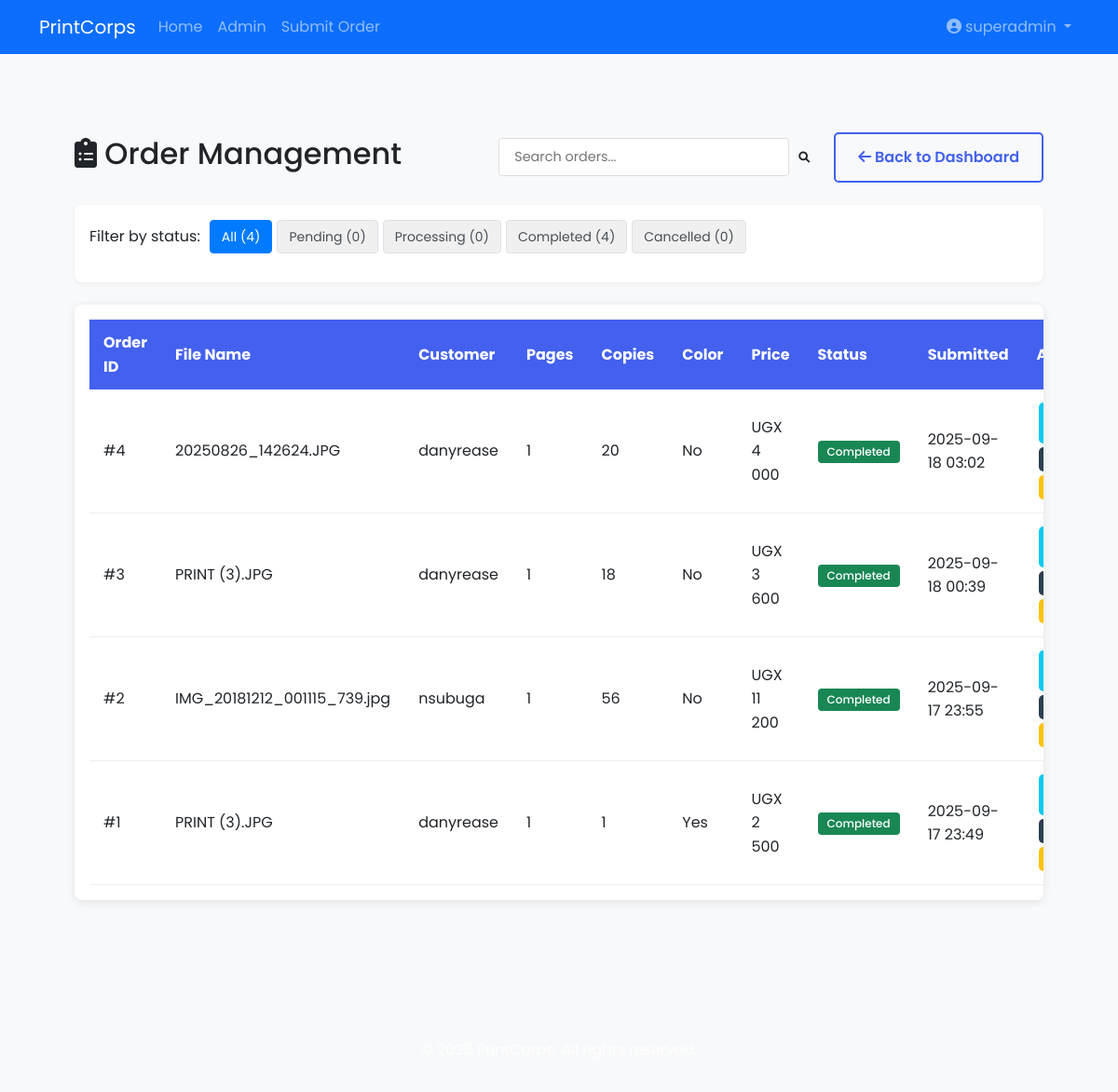
Page /admin/orders (signed in) on the committed database.
### app.py (models this page shows, shortened)
class User(UserMixin, db.Model):
    id = db.Column(db.Integer, primary_key=True)
    username = db.Column(db.String(100), unique=True, nullable=False)
    email = db.Column(db.String(120), unique=True, nullable=True)
    full_name = db.Column(db.String(150), nullable=True)
    phone_number = db.Column(db.String(20), nullable=True)
    password_hash = db.Column(db.String(200), nullable=False)
    is_admin = db.Column(db.Boolean, default=False)
    is_superadmin = db.Column(db.Boolean, default=False)
    created_at = db.Column(db.DateTime, default=datetime.utcnow)
    password_changed_at = db.Column(db.DateTime, nullable=True)
    is_one_time_password = db.Column(db.Boolean, default=False)
    reset_token = db.Column(db.String(100), nullable=True)
    reset_token_expires = db.Column(db.DateTime, nullable=True)
    location_set = db.Column(db.Boolean, default=False)  # Track if location is set
    orders = db.relationship('Order', backref='customer', foreign_keys='Order.user_id', lazy=True)
    assigned_orders = db.relationship('Order', backref='assigned_admin', foreign_keys='Order.assigned_admin_id', lazy=True)

class Order(db.Model):
    id = db.Column(db.Integer, primary_key=True)
    user_id = db.Column(db.Integer, db.ForeignKey('user.id'))
    assigned_admin_id = db.Column(db.Integer, db.ForeignKey('user.id'), nullable=True)
    processed_by_id = db.Column(db.Integer, db.ForeignKey('user.id'), nullable=True)
    status = db.Column(db.String(20), default='Pending')
    processing_started_at = db.Column(db.DateTime, nullable=True)
    processing_completed_at = db.Column(db.DateTime, nullable=True)
    file_name = db.Column(db.String(200))
    original_filename = db.Column(db.String(200))
    pages = db.Column(db.Integer)
    color = db.Column(db.Boolean, default=False)
    created_at = db.Column(db.DateTime, default=datetime.utcnow)
    updated_at = db.Column(db.DateTime, onupdate=datetime.utcnow)
    cancelled_at = db.Column(db.DateTime, nullable=True)
    cancellation_reason = db.Column(db.Text, nullable=True)
    is_rush = db.Column(db.Boolean, default=False)
    priority_level = db.Column(db.String(20), default='Normal')
    price = db.Column(db.Float)
    user_notes = db.Column(db.Text, nullable=True)
    admin_notes = db.Column(db.Text, nullable=True)
    paper_type = db.Column(db.String(50))
    paper_size = db.Column(db.String(20))
    copies = db.Column(db.Integer, default=1)
    is_template = db.Column(db.Boolean, default=False)
    template_name = db.Column(db.String(100), nullable=True)
    payment_method = db.Column(db.String(20), nullable=False, default='Mobile Money')
    payment_status = db.Column(db.String(20), default='Pending')
    transaction_id = db.Column(db.String(100))
    mobile_money_provider = db.Column(db.String(20))
    mobile_money_number = db.Column(db.String(15))
    auto_page_count = db.Column(db.Boolean, default=False)
    delivery_address = db.Column(db.Text, nullable=True)
    delivery_contact = db.Column(db.String(50), nullable=True)
    delivery_latitude = db.Column(db.Float, nullable=True)
    delivery_longitude = db.Column(db.Float, nullable=True)
    assigned_admin_rel = db.relationship('User', foreign_keys='Order.assigned_admin_id', backref='orders_assigned')
    processed_by_rel = db.relationship('User', foreign_keys='Order.processed_by_id', backref='orders_processed')

### app.py (the view, shortened to what this page needs)
    @app.route('/admin/orders')
    @login_required
    def admin_orders():
        if not (current_user.is_admin or current_user.is_superadmin):
            abort(403)
        page = request.args.get('page', 1, type=int)
        per_page = 10
        status_filter = request.args.get('status')
        search_query = request.args.get('search', '')
        sort = request.args.get('sort', 'created_at')
        direction = request.args.get('direction', 'desc')
        if current_user.is_superadmin:
            query = Order.query
        else:
            query = Order.query.filter(
                (Order.assigned_admin_id == current_user.id) |
                ((Order.status == 'Pending') & (Order.assigned_admin_id.is_(None)))
            )
        if status_filter:
            query = query.filter_by(status=status_filter)
        if search_query:
            query = query.filter(
                Order.original_filename.ilike(f'%{search_query}%') |
                Order.customer.has(User.username.ilike(f'%{search_query}%'))
            )
        if sort == 'priority':
            if direction == 'asc':
                query = query.order_by(Order.is_rush.asc(), Order.priority_level.asc())
            else:
                query = query.order_by(Order.is_rush.desc(), Order.priority_level.desc())
        else:
            if direction == 'asc':
                query = query.order_by(Order.created_at.asc())
            else:
                query = query.order_by(Order.created_at.desc())
        orders = query.paginate(page=page, per_page=per_page)
        available_orders_in_vicinity = []
        if current_user.is_superadmin:
            counts = {
                'all': Order.query.count(),
                'pending': Order.query.filter_by(status='Pending').count(),
                'processing': Order.query.filter_by(status='Processing').count(),
                'completed': Order.query.filter_by(status='Completed').count(),
                'cancelled': Order.query.filter_by(status='Cancelled').count()
            }
        admins = User.query.filter_by(is_admin=True).all() if current_user.is_superadmin else []
        return render_template('admin_orders.html',
                            orders=orders,
                            counts=counts,
                            status_filter=status_filter,
                            search_query=search_query,
                            sort_column=sort,
                            sort_direction=direction,
                            admins=admins,
                            available_orders_in_vicinity=available_orders_in_vicinity)

### app.py (called while the page is built)
def format_currency(amount):
    if amount is None:
        return "UGX 0"
    try:
        return f"UGX {float(amount):,.0f}".replace(",", " ")
    except (ValueError, TypeError):
        return "UGX 0"

@login_manager.user_loader
def load_user(user_id):
    return User.query.get(int(user_id))

### templates/admin_orders.html (shortened to what this page needs)
{% extends "base.html" %}
{% block content %}
<section class="admin-container">
    <div class="admin-header">
        <h2><i class="fas fa-clipboard-list"></i> Order Management</h2>
        <div class="admin-actions">
            <form method="GET" class="search-form">
                <input type="text" name="search" placeholder="Search orders..." value="{{ request.args.get('search', '') }}">
                <button type="submit" class="btn btn-sm">
                    <i class="fas fa-search"></i>
                </button>
            </form>
            <a href="{{ url_for('admin_dashboard') }}" class="btn btn-secondary">
                <i class="fas fa-arrow-left"></i> Back to Dashboard
            </a>
        </div>
    </div>
    <div class="admin-filters">
        <div class="filter-group">
            <span>Filter by status:</span>
            <div class="status-filters">
                <a href="{{ url_for('admin_orders', search=request.args.get('search', '')) }}"
                   class="filter-btn {% if not status_filter %}active{% endif %}">
                    All ({{ counts.all }})
                </a>
                <a href="{{ url_for('admin_orders', status='Pending', search=request.args.get('search', '')) }}"
                   class="filter-btn {% if status_filter == 'Pending' %}active{% endif %}">
                    Pending ({{ counts.pending }})
                </a>
                <a href="{{ url_for('admin_orders', status='Processing', search=request.args.get('search', '')) }}"
                   class="filter-btn {% if status_filter == 'Processing' %}active{% endif %}">
                    Processing ({{ counts.processing }})
                </a>
                <a href="{{ url_for('admin_orders', status='Completed', search=request.args.get('search', '')) }}"
                   class="filter-btn {% if status_filter == 'Completed' %}active{% endif %}">
                    Completed ({{ counts.completed }})
                </a>
                <a href="{{ url_for('admin_orders', status='Cancelled', search=request.args.get('search', '')) }}"
                   class="filter-btn {% if status_filter == 'Cancelled' %}active{% endif %}">
                    Cancelled ({{ counts.cancelled }})
                </a>
            </div>
        </div>
    </div>
    <div class="admin-table">
        <table>
            <thead>
                <tr>
                    <th>Order ID</th>
                    <th>File Name</th>
                    <th>Customer</th>
                    <th>Pages</th>
                    <th>Copies</th>
                    <th>Color</th>
                    <th>Price</th>
                    <th>Status</th>
                    <th>Submitted</th>
                    <th>Actions</th>
                </tr>
            </thead>
            <tbody>
                {% for order in orders.items %}
                {% set is_nearby = order in available_orders_in_vicinity if available_orders_in_vicinity else false %}
                <tr class="{% if is_nearby %}nearby-order{% endif %}">
                    <td>#{{ order.id }}</td>
                    <td>{{ order.original_filename }}</td>
                    <td>{{ order.customer.username if order.customer else 'N/A' }}</td>
                    <td>{{ order.pages }}</td>
                    <td>{{ order.copies }}</td>
                    <td>{{ 'Yes' if order.color else 'No' }}</td>
                    <td>{{ order.price|format_currency }}</td>
                    <td>
                        <span class="badge
                            {% if order.status == 'Completed' %}bg-success
                            {% elif order.status == 'Processing' %}bg-primary
                            {% elif order.status == 'Cancelled' %}bg-danger
                            {% else %}bg-warning{% endif %}">
                            {{ order.status }}
                        </span>
                    </td>
                    <td>{{ order.created_at.strftime('%Y-%m-%d %H:%M') }}</td>
                    <td>
                        <a href="{{ url_for('view_order', order_id=order.id) }}" class="btn btn-sm btn-info" title="View Details">
                        </a>
                        {% if is_nearby and order.status == 'Pending' %}
                        <a href="{{ url_for('download_order', order_id=order.id) }}"
                           class="btn btn-sm btn-success"
                           title="Accept and Download">
                            <i class="fas fa-check-circle"></i> Accept
                        </a>
                        {% else %}
                        <a href="{{ url_for('download_order', order_id=order.id) }}"
                           class="btn btn-sm btn-primary"
                           title="Download">
                        </a>
                        {% endif %}
                        {% if current_user.is_superadmin %}
                        <a href="{{ url_for('edit_order', order_id=order.id) }}" class="btn btn-sm btn-warning" title="Edit">
                        </a>
                        {% endif %}
                    </td>
                </tr>
                {% endfor %}
            </tbody>
        </table>
    </div>
</section>
{% endblock %}

### templates/base.html (shortened to what this page needs)
<!DOCTYPE html>
<html lang="en">
<head>
    <link href="https://cdn.jsdelivr.net/npm/bootstrap@5.3.0/dist/css/bootstrap.min.css" rel="stylesheet">
    <link rel="stylesheet" href="{{ url_for('static', filename='css/style.css') }}">
    <link rel="stylesheet" href="https://cdnjs.cloudflare.com/ajax/libs/font-awesome/6.0.0/css/all.min.css">
</head>
<body>
    <nav class="navbar navbar-expand-lg navbar-dark bg-primary">
        <div class="container">
            <a class="navbar-brand" href="{{ url_for('home') }}">PrintCorps</a>
            <div class="collapse navbar-collapse" id="navbarContent">
                <ul class="navbar-nav me-auto">
                    <li class="nav-item">
                        <a class="nav-link" href="{{ url_for('home') }}">Home</a>
                    </li>
                    {% if current_user.is_authenticated %}
                    <li class="nav-item">
                        {% if current_user.is_admin or current_user.is_superadmin %}
                            <a class="nav-link" href="{{ url_for('admin_dashboard') }}">Admin</a>
                        {% else %}
                            <a class="nav-link" href="{{ url_for('dashboard') }}">Dashboard</a>
                        {% endif %}
                    </li>
                    <li class="nav-item">
                        <a class="nav-link" href="{{ url_for('upload_file') }}">Submit Order</a>
                    </li>
                    {% endif %}
                </ul>
                <ul class="navbar-nav">
                    {% if current_user.is_authenticated %}
                    <li class="nav-item dropdown">
                        <a class="nav-link dropdown-toggle" href="#" role="button" data-bs-toggle="dropdown">
                            <i class="fas fa-user-circle me-1"></i>{{ current_user.username }}
                        </a>
                    </li>
                    {% endif %}
                </ul>
            </div>
        </div>
    </nav>
    <main>
        {% block content %}{% endblock %}
    </main>
    <footer class="bg-light text-center py-3 mt-5">
        <p>&copy; {{ now.year }} PrintCorps. All rights reserved.</p>
    </footer>
</body>
</html>

### static/css/style.css (style rules this page uses)
:root { --primary-color: #4361ee; --secondary-color: #3f37c9; --light-color: #f8f9fa; --dark-color: #212529; --success-color: #4cc9f0; --danger-color: #f72585; --warning-color: #ff9e00; }
* { margin: 0; padding: 0; box-sizing: border-box; font-family: 'Poppins', sans-serif; }
body { background-color: var(--light-color); color: var(--dark-color); line-height: 1.6; }
nav { display: flex; justify-content: space-between; align-items: center; padding: 1rem 5%; max-width: 1200px; margin: 0 auto; }
main { min-height: calc(100vh - 120px); padding: 2rem 5%; max-width: 1200px; margin: 0 auto; }
.btn { display: inline-block; padding: 0.8rem 1.5rem; border-radius: 5px; text-decoration: none; font-weight: 600; transition: all 0.3s; cursor: pointer; border: none; }
.btn-primary { background-color: var(--primary-color); color: white; }
.btn-secondary { background-color: transparent; color: var(--primary-color); border: 2px solid var(--primary-color); }
table { width: 100%; border-collapse: collapse; }
th { background: var(--primary-color); color: white; padding: 1rem; text-align: left; }
td { padding: 1rem; border-bottom: 1px solid #eee; }
.badge { padding: 0.3rem 0.8rem; border-radius: 20px; font-size: 0.8rem; font-weight: 500; display: inline-block; }
footer { background-color: var(--dark-color); color: white; text-align: center; padding: 1.5rem; }
.admin-container { max-width: 1200px; margin: 2rem auto; padding: 0 1rem; }
.admin-table { background: white; border-radius: 8px; padding: 1rem; box-shadow: 0 2px 10px rgba(0,0,0,0.1); overflow-x: auto; }
.admin-table table { width: 100%; border-collapse: collapse; }
.admin-table th { background: var(--primary-color); color: white; padding: 1rem; text-align: left; }
.admin-table td { padding: 1rem; border-bottom: 1px solid #eee; }
.admin-header { display: flex; justify-content: space-between; align-items: center; margin-bottom: 1.5rem; flex-wrap: wrap; gap: 1rem; }
.admin-actions { display: flex; gap: 1rem; align-items: center; }
.search-form { display: flex; align-items: center; }
.search-form input { padding: 0.5rem 1rem; border: 1px solid #ddd; border-radius: 4px; font-size: 0.9rem; }
.admin-filters { background: white; padding: 1rem; border-radius: 8px; margin-bottom: 1.5rem; box-shadow: 0 2px 5px rgba(0,0,0,0.05); }
.filter-group { display: flex; align-items: center; gap: 0.5rem; flex-wrap: wrap; }
.filter-btn { padding: 0.5rem 1rem; border-radius: 20px; font-size: 0.9rem; text-decoration: none; color: var(--dark-color); background: #f0f0f0; transition: all 0.3s; }
.filter-btn.active { background: var(--primary-color); color: white; }
.badge { padding: 5px 10px; border-radius: 4px; font-size: 14px; }
.btn-primary { background-color: #2c3e50; border-color: #2c3e50; transition: all 0.3s; }

### rows in the picture
User: username "superadmin"
Order: id "4", original_filename "20250826_142624.JPG", customer "danyrease", pages "1", copies "20", color "No", price "UGX 4 000", status "Completed", created_at "2025-09-18 03:02"
Order: id "3", original_filename "PRINT (3).JPG", customer "danyrease", pages "1", copies "18", color "No", price "UGX 3 600", status "Completed", created_at "2025-09-18 00:39"
Order: id "2", original_filename "IMG_20181212_001115_739.jpg", customer "nsubuga", pages "1", copies "56", color "No", price "UGX 11 200", status "Completed", created_at "2025-09-17 23:55"
Order: id "1", original_filename "PRINT (3).JPG", customer "danyrease", pages "1", copies "1", color "Yes", price "UGX 2 500", status "Completed", created_at "2025-09-17 23:49"

### other values in the picture
{{ counts.all }} "4"
{{ counts.pending }} "0"
{{ counts.processing }} "0"
{{ counts.completed }} "4"
{{ counts.cancelled }} "0"
